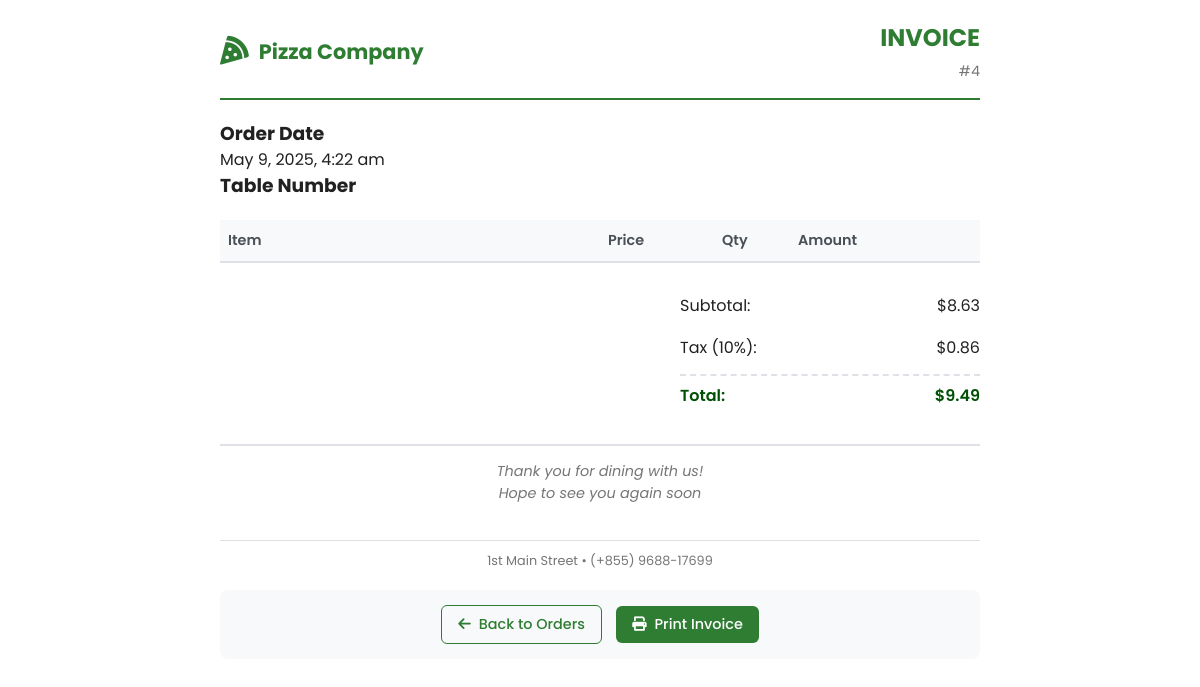
/cashier/invoice.php?order_id=4, run on the app's committed database.
### tables this page shows
CREATE TABLE `orders1` (
  `order_id` int(11) NOT NULL AUTO_INCREMENT,
  `user_id` int(11) NOT NULL,
  `total` decimal(10,2) NOT NULL,
  `order_date` datetime NOT NULL,
  `status` varchar(50) NOT NULL,
  `table_number` int(11) DEFAULT NULL,
  `discount` decimal(10,2) DEFAULT 0.00,
  PRIMARY KEY (`order_id`)
);

### cashier/invoice.php (the view, shortened to what this page needs)
<?php
include('../db.php');
$order_id = $_GET['order_id'];
$stmt = $conn->prepare("SELECT * FROM orders1 WHERE order_id = :order_id");
$stmt->bindParam(':order_id', $order_id);
$stmt->execute();
$order = $stmt->fetch(PDO::FETCH_ASSOC);
$subtotal = $order['total'] / 1.1;
$tax = $order['total'] - $subtotal;
?>
<!DOCTYPE html>
<html lang="en">
<head>
    <link rel="stylesheet" href="https://cdnjs.cloudflare.com/ajax/libs/font-awesome/6.0.0/css/all.min.css">
</head>
<body>
    <div class="invoice-container">
        <div class="invoice-header">
            <div class="logo">
                <i class="fas fa-pizza-slice logo-icon"></i>
                <span class="logo-text">Pizza Company</span>
            </div>
            <div class="invoice-title">
                <h1>INVOICE</h1>
                <p>#<?= $order_id ?></p>
            </div>
        </div>
        <div class="invoice-info">
            <div class="info-group">
                <h3>Order Date</h3>
                <p><?= date('F j, Y, g:i a', strtotime($order['order_date'])) ?></p>
            </div>
            <div class="info-group">
                <h3>Table Number</h3>
            </div>
        </div>
        <table class="items-table">
            <thead>
                <tr>
                    <th style="width: 50%">Item</th>
                    <th style="width: 15%" class="text-right">Price</th>
                    <th style="width: 10%" class="text-center">Qty</th>
                    <th style="width: 25%" class="text-right">Amount</th>
                </tr>
            </thead>
        </table>
        <div class="invoice-summary">
            <div class="summary-row">
                <span>Subtotal:</span>
                <span>$<?= number_format($subtotal, 2) ?></span>
            </div>
            <div class="summary-row">
                <span>Tax (10%):</span>
                <span>$<?= number_format($tax, 2) ?></span>
            </div>
            <div class="summary-row total">
                <span>Total:</span>
                <span>$<?= number_format($order['total'], 2) ?></span>
            </div>
        </div>
        <div class="thank-you">
            <p>Thank you for dining with us!</p>
            <p>Hope to see you again soon</p>
        </div>
        <div class="footer">
            <p>1st Main Street • (+855) 9688-17699</p>
        </div>
        <div class="print-actions no-print">
            <a href="orders.php" class="btn btn-outline">
                <i class="fas fa-arrow-left"></i> Back to Orders
            </a>
            <button onclick="window.print()" class="btn btn-primary">
                <i class="fas fa-print"></i> Print Invoice
            </button>
        </div>
    </div>
</body>
</html>

### cashier/invoice.php (style rules this page uses)
:root { --primary: #2e7d32; --primary-light: #60ad5e; --primary-dark: #005005; --text-primary: #212121; --text-secondary: #757575; --divider: #e0e0e6; --danger: #e74c3c; --gray-light: #f8f9fa; --gray-medium: #6c757d; --gray-dark: #495057; }
* { margin: 0; padding: 0; box-sizing: border-box; font-family: 'Poppins', sans-serif; }
body { color: var(--text-primary); line-height: 1.5; background-color: white; }
.invoice-container { width: 100%; max-width: 800px; margin: 0 auto; padding: 20px; }
.invoice-header { display: flex; justify-content: space-between; align-items: center; margin-bottom: 20px; padding-bottom: 15px; border-bottom: 2px solid var(--primary); }
.logo { display: flex; align-items: center; gap: 10px; }
.logo-icon { font-size: 1.8rem; color: var(--primary); }
.logo-text { font-size: 1.3rem; font-weight: 700; color: var(--primary); }
.invoice-title { text-align: right; }
.invoice-title h1 { font-size: 1.5rem; color: var(--primary); margin-bottom: 5px; }
.invoice-title p { color: var(--text-secondary); font-size: 0.9rem; }
.items-table { width: 100%; border-collapse: collapse; margin: 20px 0; table-layout: fixed; }
.items-table thead th { background-color: var(--gray-light); color: var(--gray-dark); text-align: left; padding: 10px 8px; border-bottom: 2px solid var(--divider); font-weight: 600; font-size: 0.9rem; }
.text-right { text-align: right; }
.text-center { text-align: center; }
.invoice-summary { margin-top: 25px; width: 100%; max-width: 300px; margin-left: auto; }
.summary-row { display: flex; justify-content: space-between; margin-bottom: 6px; padding: 6px 0; }
.summary-row.total { font-size: 1rem; font-weight: 600; color: var(--primary-dark); margin-top: 8px; padding-top: 8px; border-top: 2px dashed var(--divider); }
.thank-you { text-align: center; margin-top: 30px; padding: 15px; border-top: 2px solid var(--divider); font-style: italic; color: var(--text-secondary); font-size: 0.9rem; }
.footer { margin-top: 20px; font-size: 0.8rem; color: var(--text-secondary); text-align: center; padding-top: 10px; border-top: 1px solid var(--divider); }
.print-actions { text-align: center; margin-top: 20px; padding: 15px; background-color: var(--gray-light); border-radius: 8px; }
.btn { padding: 8px 16px; border-radius: 6px; font-weight: 500; cursor: pointer; transition: all 0.3s; border: none; display: inline-flex; align-items: center; gap: 8px; text-decoration: none; margin: 0 5px; font-size: 0.9rem; }
.btn-primary { background-color: var(--primary); color: white; }
.btn-outline { background-color: transparent; color: var(--primary); border: 1px solid var(--primary); }

### data on the page
orders1: order_date "May 9, 2025, 4:22 am", total "8.63", total "0.86", total "9.49"

### other printed values
$order_id "4"
